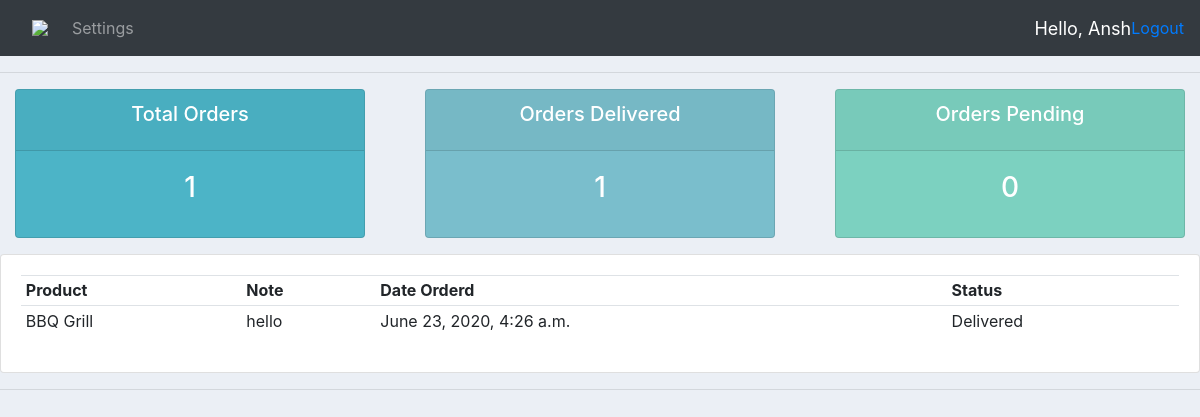
/user/ (signed in), run on the app's committed database.
### accounts/models.py (models this page shows, shortened)
class Order(models.Model):
    STATUS=(
        ('Pending','Pending'),
        ('Out of Deleivery','Out of Deleivery'),
        ('Delivered','Delivered'),
    )
    customer=models.ForeignKey(Customer,null=True,on_delete=models.SET_NULL)
    product=models.ForeignKey(Product,null=True,on_delete=models.SET_NULL)
    date_created=models.DateTimeField(auto_now_add=True,null=True)
    status=models.CharField(max_length=200,null=True,choices=STATUS)
    note=models.CharField(max_length=100,null=True)

class Product(models.Model):
    CATEGORY=(
        ('Indoor','Indoor'),
        ('Outdoor','Outdoor'),
    )
    name=models.CharField(max_length=200,null=True)
    price=models.FloatField(null=True)
    category=models.CharField(max_length=200,null=True,choices=CATEGORY)
    date_created=models.DateTimeField(auto_now_add=True,null=True)
    tag = models.ManyToManyField(Tag)
    def __str__(self):
        return self.name

### accounts/decorators.py (the view)
        def wrapper_func(request,*args,**kwargs):
            group=None
            print(allowed_roles)
            if request.user.groups.exists():
                group=request.user.groups.all()[0].name
            if group in allowed_roles:
                return view_func(request,*args,**kwargs)
            else:
                return HttpResponse("You are not authorized to view this page")

### accounts/views.py (called while the page is built)
@login_required(redirect_field_name='login')
@allowed_users(allowed_roles=['customer'])
def userPage(request):
    orders=request.user.customer.order_set.all()
    total_orders=orders.count()
    delivered=orders.filter(status='Delivered').count()
    pending=orders.filter(status='Pending').count()
    context={'orders':orders,'total':total_orders,'delivered':delivered,'pending':pending}
    return render(request,"accounts/user.html",context)

### accounts/templates/accounts/user.html
{% extends 'accounts/main.html' %}
{% block content %}
{% include 'accounts/status.html'  %}
<div class="row">
	<div class="col-md">
		<div class="card card-body">
			<table class="table table-sm">
				<tr>
					<th>Product</th>
					<th>Note</th>
					<th>Date Orderd</th>
					<th>Status</th>
				</tr>
				{% for i in orders %}
				<tr>
					<td>{{i.product}}</td>
					<td>{{i.note}}</td>
					<td>{{i.date_created}}</td>
					<td>{{i.status}}</td>
                </tr>
				{% endfor %}
			</table>
		</div>
	</div>
</div>
{% endblock content %}

### accounts/templates/accounts/navbar.html (shortened to what this page needs)
{% load static %}
<nav class="navbar navbar-expand-lg navbar-dark bg-dark">
 <a class="nav-link" href="/"><img src={%static '' %}></a>
  <div class="collapse navbar-collapse" id="navbarNav">
    <ul class="navbar-nav">
        {% if request.user.is_staff %}
      <li class="nav-item active">
        <a class="nav-link" href="\">Dashboard</a>
      </li>
      <li class="nav-item">
        <a class="nav-link" href="products">Products</a>
      </li>
        {% else %}
        <li class="nav-item">
        <a class="nav-link" href="setting">Settings</a>
      </li>
        {% endif %}
    </ul>
  </div>
    <span id="hello-msg">Hello, {{request.user}}</span>
    <span><a href="{% url 'logout' %}">Logout</a></span>
</nav>

### accounts/templates/accounts/navbar.html (style rules this page uses)
#hello-msg { font-size:18px; color: #fff; margin-left:20px; }

### data on the page
Order: product "BBQ Grill", note "hello", date_created "June 23, 2020, 4:26 a.m.", status "Delivered"

### other printed values
{{ request.user }} "Ansh"
{{ total }} "1"
{{ delivered }} "1"
{{ pending }} "0"
